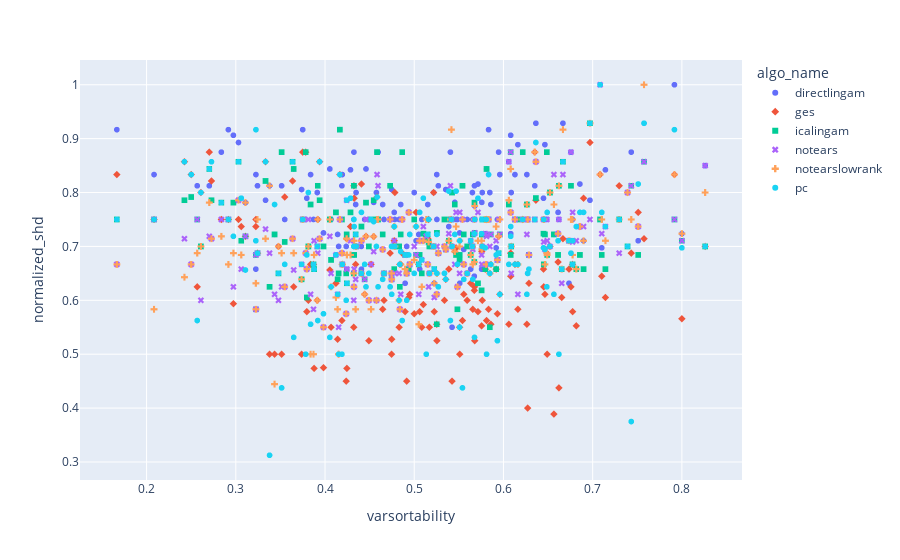

Notebook source saved alongside this figure:
### Code cell
temp = df_without_nan_norm_shd.groupby(['varsortability', 'algo_name'], as_index=False).agg({'normalized_shd': lambda x: np.median(x)})
temp
show_scatter_plot(temp, 'varsortability', 'normalized_shd', color="algo_name", symbol="algo_name")

### Figure 1 — Plotly figure (JSON) as saved in the notebook; plotly's stock layout.template omitted (floating-point values rounded to 4 significant figures; data arrays with more than 128 entries replaced by an {"elided": "..."} marker saying what was removed)
{"data": [{"hovertemplate": "algo_name=directlingam<br>varsortability=%{x}<br>normalized_shd=%{y}<extra></extra>", "legendgroup": "directlingam", "marker": {"color": "#636efa", "symbol": "circle"}, "mode": "markers", "name": "directlingam", "showlegend": true, "type": "scattergl", "x": {"elided": "170 float values"}, "xaxis": "x", "y": {"elided": "170 float values"}, "yaxis": "y"}, {"hovertemplate": "algo_name=ges<br>varsortability=%{x}<br>normalized_shd=%{y}<extra></extra>", "legendgroup": "ges", "marker": {"color": "#EF553B", "symbol": "diamond"}, "mode": "markers", "name": "ges", "showlegend": true, "type": "scattergl", "x": {"elided": "170 float values"}, "xaxis": "x", "y": {"elided": "170 float values"}, "yaxis": "y"}, {"hovertemplate": "algo_name=icalingam<br>varsortability=%{x}<br>normalized_shd=%{y}<extra></extra>", "legendgroup": "icalingam", "marker": {"color": "#00cc96", "symbol": "square"}, "mode": "markers", "name": "icalingam", "showlegend": true, "type": "scattergl", "x": {"elided": "170 float values"}, "xaxis": "x", "y": {"elided": "170 float values"}, "yaxis": "y"}, {"hovertemplate": "algo_name=notears<br>varsortability=%{x}<br>normalized_shd=%{y}<extra></extra>", "legendgroup": "notears", "marker": {"color": "#ab63fa", "symbol": "x"}, "mode": "markers", "name": "notears", "showlegend": true, "type": "scattergl", "x": {"elided": "170 float values"}, "xaxis": "x", "y": {"elided": "170 float values"}, "yaxis": "y"}, {"hovertemplate": "algo_name=notearslowrank<br>varsortability=%{x}<br>normalized_shd=%{y}<extra></extra>", "legendgroup": "notearslowrank", "marker": {"color": "#FFA15A", "symbol": "cross"}, "mode": "markers", "name": "notearslowrank", "showlegend": true, "type": "scattergl", "x": {"elided": "170 float values"}, "xaxis": "x", "y": {"elided": "170 float values"}, "yaxis": "y"}, {"hovertemplate": "algo_name=pc<br>varsortability=%{x}<br>normalized_shd=%{y}<extra></extra>", "legendgroup": "pc", "marker": {"color": "#19d3f3", "symbol": "circle"}, "mode": "markers", "name": "pc", "showlegend": true, "type": "scattergl", "x": {"elided": "170 float values"}, "xaxis": "x", "y": {"elided": "170 float values"}, "yaxis": "y"}], "layout": {"legend": {"title": {"text": "algo_name"}, "tracegroupgap": 0}, "margin": {"t": 60}, "xaxis": {"anchor": "y", "domain": [0, 1], "title": {"text": "varsortability"}}, "yaxis": {"anchor": "x", "domain": [0, 1], "title": {"text": "normalized_shd"}}}}
